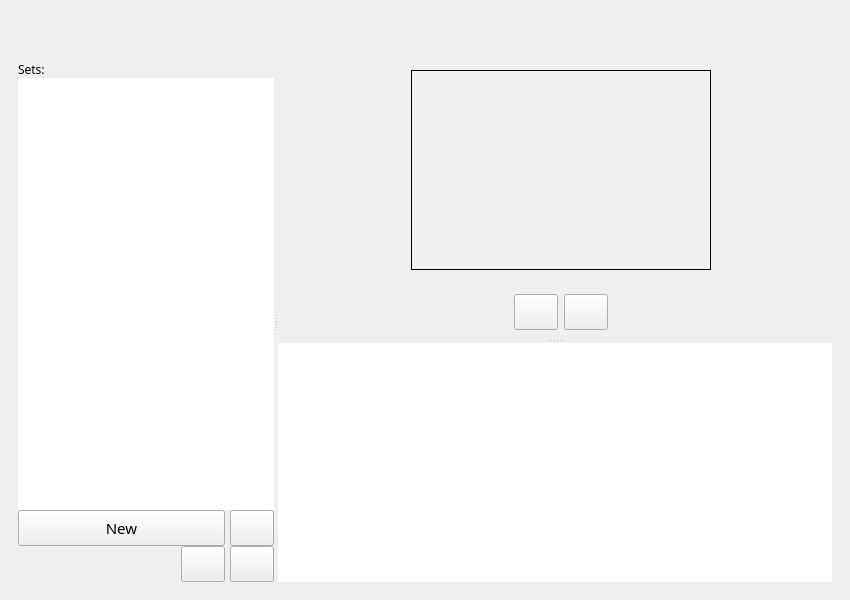
<?xml version="1.0" encoding="UTF-8"?>
<ui version="4.0">
 <class>MainWindow</class>
 <widget class="QMainWindow" name="MainWindow">
  <property name="enabled">
   <bool>true</bool>
  </property>
  <property name="minimumSize">
   <size>
    <width>850</width>
    <height>600</height>
   </size>
  </property>
  <property name="font">
   <font>
    <family>Futura</family>
    <pointsize>11</pointsize>
   </font>
  </property>
  <property name="windowTitle">
   <string>Flashcards</string>
  </property>
  <property name="styleSheet">
   <string notr="true">* {
	font-family: Futura;
}

QPushButton {
	font-size: 15px;
}

QListWidget {
	background-color: white;
	font-size: 20px;
}
</string>
  </property>
  <widget class="QWidget" name="centralwidget">
   <property name="font">
    <font>
     <family>Futura</family>
     <pointsize>18</pointsize>
    </font>
   </property>
   <layout class="QVBoxLayout" name="verticalLayout_5">
    <item>
     <widget class="QStackedWidget" name="mainstack">
      <property name="currentIndex">
       <number>1</number>
      </property>
      <widget class="QWidget" name="welcome_page">
       <layout class="QVBoxLayout" name="verticalLayout_2">
        <item>
         <spacer name="verticalSpacer_1">
          <property name="orientation">
           <enum>Qt::Vertical</enum>
          </property>
          <property name="sizeHint" stdset="0">
           <size>
            <width>20</width>
            <height>40</height>
           </size>
          </property>
         </spacer>
        </item>
        <item>
         <widget class="QWidget" name="container_welcome" native="true">
          <layout class="QVBoxLayout" name="verticalLayout_4">
           <item alignment="Qt::AlignHCenter">
            <widget class="QLabel" name="lbl_name">
             <property name="sizePolicy">
              <sizepolicy hsizetype="Fixed" vsizetype="Fixed">
               <horstretch>0</horstretch>
               <verstretch>0</verstretch>
              </sizepolicy>
             </property>
             <property name="font">
              <font>
               <family>Futura</family>
               <pointsize>40</pointsize>
               <bold>false</bold>
              </font>
             </property>
             <property name="styleSheet">
              <string notr="true"/>
             </property>
             <property name="text">
              <string>Hi,</string>
             </property>
             <property name="alignment">
              <set>Qt::AlignCenter</set>
             </property>
            </widget>
           </item>
           <item alignment="Qt::AlignHCenter">
            <widget class="QLineEdit" name="fld_name">
             <property name="enabled">
              <bool>true</bool>
             </property>
             <property name="sizePolicy">
              <sizepolicy hsizetype="Fixed" vsizetype="Fixed">
               <horstretch>0</horstretch>
               <verstretch>0</verstretch>
              </sizepolicy>
             </property>
             <property name="font">
              <font>
               <family>Futura</family>
               <pointsize>20</pointsize>
              </font>
             </property>
             <property name="focusPolicy">
              <enum>Qt::ClickFocus</enum>
             </property>
             <property name="maxLength">
              <number>25</number>
             </property>
             <property name="frame">
              <bool>false</bool>
             </property>
             <property name="alignment">
              <set>Qt::AlignLeading|Qt::AlignLeft|Qt::AlignVCenter</set>
             </property>
             <property name="placeholderText">
              <string>Enter your name...</string>
             </property>
            </widget>
           </item>
           <item alignment="Qt::AlignHCenter">
            <widget class="QPushButton" name="btn_name">
             <property name="sizePolicy">
              <sizepolicy hsizetype="Fixed" vsizetype="Fixed">
               <horstretch>0</horstretch>
               <verstretch>0</verstretch>
              </sizepolicy>
             </property>
             <property name="minimumSize">
              <size>
               <width>80</width>
               <height>0</height>
              </size>
             </property>
             <property name="sizeIncrement">
              <size>
               <width>0</width>
               <height>0</height>
              </size>
             </property>
             <property name="baseSize">
              <size>
               <width>0</width>
               <height>0</height>
              </size>
             </property>
             <property name="font">
              <font>
               <family>Futura</family>
               <pointsize>-1</pointsize>
              </font>
             </property>
             <property name="focusPolicy">
              <enum>Qt::NoFocus</enum>
             </property>
             <property name="text">
              <string>Go</string>
             </property>
            </widget>
           </item>
          </layout>
         </widget>
        </item>
        <item>
         <spacer name="verticalSpacer_3">
          <property name="orientation">
           <enum>Qt::Vertical</enum>
          </property>
          <property name="sizeHint" stdset="0">
           <size>
            <width>20</width>
            <height>40</height>
           </size>
          </property>
         </spacer>
        </item>
       </layout>
      </widget>
      <widget class="QWidget" name="main_page">
       <layout class="QVBoxLayout" name="verticalLayout_6">
        <item>
         <widget class="QLabel" name="lbl_greet">
          <property name="font">
           <font>
            <family>Futura</family>
            <pointsize>20</pointsize>
           </font>
          </property>
          <property name="text">
           <string/>
          </property>
         </widget>
        </item>
        <item>
         <widget class="QSplitter" name="splitter">
          <property name="sizePolicy">
           <sizepolicy hsizetype="Expanding" vsizetype="Expanding">
            <horstretch>0</horstretch>
            <verstretch>0</verstretch>
           </sizepolicy>
          </property>
          <property name="orientation">
           <enum>Qt::Horizontal</enum>
          </property>
          <widget class="QWidget" name="">
           <layout class="QVBoxLayout" name="verticalLayout">
            <property name="spacing">
             <number>0</number>
            </property>
            <item>
             <widget class="QLabel" name="label_2">
              <property name="text">
               <string>Sets:</string>
              </property>
             </widget>
            </item>
            <item>
             <widget class="QListWidget" name="list_sets">
              <property name="sizePolicy">
               <sizepolicy hsizetype="Minimum" vsizetype="Expanding">
                <horstretch>0</horstretch>
                <verstretch>0</verstretch>
               </sizepolicy>
              </property>
              <property name="minimumSize">
               <size>
                <width>150</width>
                <height>0</height>
               </size>
              </property>
              <property name="font">
               <font>
                <family>Futura</family>
                <pointsize>-1</pointsize>
                <kerning>true</kerning>
               </font>
              </property>
              <property name="frameShape">
               <enum>QFrame::NoFrame</enum>
              </property>
              <property name="frameShadow">
               <enum>QFrame::Plain</enum>
              </property>
              <property name="horizontalScrollBarPolicy">
               <enum>Qt::ScrollBarAlwaysOff</enum>
              </property>
             </widget>
            </item>
            <item>
             <layout class="QHBoxLayout" name="horizontalLayout">
              <property name="spacing">
               <number>5</number>
              </property>
              <item>
               <widget class="QPushButton" name="btn_new_set">
                <property name="sizePolicy">
                 <sizepolicy hsizetype="Expanding" vsizetype="Fixed">
                  <horstretch>0</horstretch>
                  <verstretch>0</verstretch>
                 </sizepolicy>
                </property>
                <property name="minimumSize">
                 <size>
                  <width>50</width>
                  <height>36</height>
                 </size>
                </property>
                <property name="font">
                 <font>
                  <family>Futura</family>
                  <pointsize>-1</pointsize>
                 </font>
                </property>
                <property name="text">
                 <string>New</string>
                </property>
               </widget>
              </item>
              <item>
               <widget class="QPushButton" name="btn_set_delete">
                <property name="sizePolicy">
                 <sizepolicy hsizetype="Fixed" vsizetype="Fixed">
                  <horstretch>0</horstretch>
                  <verstretch>0</verstretch>
                 </sizepolicy>
                </property>
                <property name="minimumSize">
                 <size>
                  <width>36</width>
                  <height>36</height>
                 </size>
                </property>
                <property name="font">
                 <font>
                  <family>Futura</family>
                  <pointsize>-1</pointsize>
                 </font>
                </property>
                <property name="text">
                 <string/>
                </property>
                <property name="icon">
                 <iconset>
                  <normaloff>icons/delete.png</normaloff>icons/delete.png</iconset>
                </property>
               </widget>
              </item>
             </layout>
            </item>
            <item>
             <layout class="QHBoxLayout" name="horizontalLayout_2">
              <property name="spacing">
               <number>5</number>
              </property>
              <property name="topMargin">
               <number>0</number>
              </property>
              <item>
               <spacer name="horizontalSpacer">
                <property name="orientation">
                 <enum>Qt::Horizontal</enum>
                </property>
                <property name="sizeHint" stdset="0">
                 <size>
                  <width>40</width>
                  <height>20</height>
                 </size>
                </property>
               </spacer>
              </item>
              <item>
               <widget class="QPushButton" name="btn_import_set">
                <property name="sizePolicy">
                 <sizepolicy hsizetype="Fixed" vsizetype="Fixed">
                  <horstretch>0</horstretch>
                  <verstretch>0</verstretch>
                 </sizepolicy>
                </property>
                <property name="minimumSize">
                 <size>
                  <width>36</width>
                  <height>36</height>
                 </size>
                </property>
                <property name="font">
                 <font>
                  <family>Futura</family>
                  <pointsize>-1</pointsize>
                 </font>
                </property>
                <property name="text">
                 <string/>
                </property>
                <property name="icon">
                 <iconset>
                  <normaloff>icons/import.png</normaloff>icons/import.png</iconset>
                </property>
               </widget>
              </item>
              <item>
               <widget class="QPushButton" name="btn_export_set">
                <property name="sizePolicy">
                 <sizepolicy hsizetype="Fixed" vsizetype="Fixed">
                  <horstretch>0</horstretch>
                  <verstretch>0</verstretch>
                 </sizepolicy>
                </property>
                <property name="minimumSize">
                 <size>
                  <width>36</width>
                  <height>36</height>
                 </size>
                </property>
                <property name="font">
                 <font>
                  <family>Futura</family>
                  <pointsize>-1</pointsize>
                 </font>
                </property>
                <property name="text">
                 <string/>
                </property>
                <property name="icon">
                 <iconset>
                  <normaloff>icons/export.png</normaloff>icons/export.png</iconset>
                </property>
               </widget>
              </item>
             </layout>
            </item>
           </layout>
          </widget>
          <widget class="QStackedWidget" name="stackedWidget">
           <property name="sizePolicy">
            <sizepolicy hsizetype="Expanding" vsizetype="Expanding">
             <horstretch>1</horstretch>
             <verstretch>0</verstretch>
            </sizepolicy>
           </property>
           <property name="minimumSize">
            <size>
             <width>400</width>
             <height>0</height>
            </size>
           </property>
           <property name="currentIndex">
            <number>1</number>
           </property>
           <widget class="QWidget" name="page_2"/>
           <widget class="QWidget" name="set_page">
            <layout class="QVBoxLayout" name="verticalLayout_3">
             <property name="leftMargin">
              <number>0</number>
             </property>
             <property name="topMargin">
              <number>0</number>
             </property>
             <property name="rightMargin">
              <number>0</number>
             </property>
             <property name="bottomMargin">
              <number>0</number>
             </property>
             <item>
              <widget class="QSplitter" name="splitter_2">
               <property name="orientation">
                <enum>Qt::Vertical</enum>
               </property>
               <widget class="QWidget" name="widget" native="true">
                <property name="sizePolicy">
                 <sizepolicy hsizetype="Preferred" vsizetype="Minimum">
                  <horstretch>0</horstretch>
                  <verstretch>0</verstretch>
                 </sizepolicy>
                </property>
                <layout class="QVBoxLayout" name="verticalLayout_7">
                 <property name="leftMargin">
                  <number>12</number>
                 </property>
                 <item>
                  <widget class="QWidget" name="widget_2" native="true">
                   <property name="sizePolicy">
                    <sizepolicy hsizetype="Preferred" vsizetype="Expanding">
                     <horstretch>0</horstretch>
                     <verstretch>0</verstretch>
                    </sizepolicy>
                   </property>
                   <layout class="QGridLayout" name="gridLayout">
                    <item row="0" column="0">
                     <widget class="QLabel" name="flashcard">
                      <property name="sizePolicy">
                       <sizepolicy hsizetype="Fixed" vsizetype="Fixed">
                        <horstretch>0</horstretch>
                        <verstretch>0</verstretch>
                       </sizepolicy>
                      </property>
                      <property name="minimumSize">
                       <size>
                        <width>300</width>
                        <height>200</height>
                       </size>
                      </property>
                      <property name="sizeIncrement">
                       <size>
                        <width>30</width>
                        <height>20</height>
                       </size>
                      </property>
                      <property name="frameShape">
                       <enum>QFrame::Box</enum>
                      </property>
                      <property name="text">
                       <string/>
                      </property>
                      <property name="alignment">
                       <set>Qt::AlignCenter</set>
                      </property>
                     </widget>
                    </item>
                   </layout>
                  </widget>
                 </item>
                 <item>
                  <widget class="QWidget" name="flashcard_options" native="true">
                   <property name="sizePolicy">
                    <sizepolicy hsizetype="Expanding" vsizetype="Minimum">
                     <horstretch>0</horstretch>
                     <verstretch>0</verstretch>
                    </sizepolicy>
                   </property>
                   <layout class="QHBoxLayout" name="horizontalLayout_3">
                    <item>
                     <spacer name="horizontalSpacer_2">
                      <property name="orientation">
                       <enum>Qt::Horizontal</enum>
                      </property>
                      <property name="sizeHint" stdset="0">
                       <size>
                        <width>40</width>
                        <height>20</height>
                       </size>
                      </property>
                     </spacer>
                    </item>
                    <item>
                     <widget class="QPushButton" name="btn_previous_flashcard">
                      <property name="sizePolicy">
                       <sizepolicy hsizetype="Fixed" vsizetype="Fixed">
                        <horstretch>0</horstretch>
                        <verstretch>0</verstretch>
                       </sizepolicy>
                      </property>
                      <property name="minimumSize">
                       <size>
                        <width>36</width>
                        <height>36</height>
                       </size>
                      </property>
                      <property name="font">
                       <font>
                        <family>Futura</family>
                        <pointsize>-1</pointsize>
                       </font>
                      </property>
                      <property name="text">
                       <string/>
                      </property>
                      <property name="icon">
                       <iconset>
                        <normaloff>icons/l_arrow.png</normaloff>icons/l_arrow.png</iconset>
                      </property>
                     </widget>
                    </item>
                    <item>
                     <widget class="QPushButton" name="btn_next_flashcard">
                      <property name="sizePolicy">
                       <sizepolicy hsizetype="Fixed" vsizetype="Fixed">
                        <horstretch>0</horstretch>
                        <verstretch>0</verstretch>
                       </sizepolicy>
                      </property>
                      <property name="minimumSize">
                       <size>
                        <width>36</width>
                        <height>36</height>
                       </size>
                      </property>
                      <property name="font">
                       <font>
                        <family>Futura</family>
                        <pointsize>-1</pointsize>
                       </font>
                      </property>
                      <property name="text">
                       <string/>
                      </property>
                      <property name="icon">
                       <iconset>
                        <normaloff>icons/r_arrow.png</normaloff>icons/r_arrow.png</iconset>
                      </property>
                     </widget>
                    </item>
                    <item>
                     <spacer name="horizontalSpacer_3">
                      <property name="orientation">
                       <enum>Qt::Horizontal</enum>
                      </property>
                      <property name="sizeHint" stdset="0">
                       <size>
                        <width>40</width>
                        <height>20</height>
                       </size>
                      </property>
                     </spacer>
                    </item>
                   </layout>
                  </widget>
                 </item>
                </layout>
               </widget>
               <widget class="QListWidget" name="listFlashcards">
                <property name="sizePolicy">
                 <sizepolicy hsizetype="Preferred" vsizetype="Expanding">
                  <horstretch>0</horstretch>
                  <verstretch>1</verstretch>
                 </sizepolicy>
                </property>
                <property name="frameShape">
                 <enum>QFrame::NoFrame</enum>
                </property>
                <property name="horizontalScrollBarPolicy">
                 <enum>Qt::ScrollBarAlwaysOff</enum>
                </property>
                <property name="uniformItemSizes">
                 <bool>true</bool>
                </property>
               </widget>
              </widget>
             </item>
            </layout>
           </widget>
          </widget>
         </widget>
        </item>
       </layout>
      </widget>
     </widget>
    </item>
   </layout>
  </widget>
 </widget>
 <resources/>
 <connections/>
</ui>
